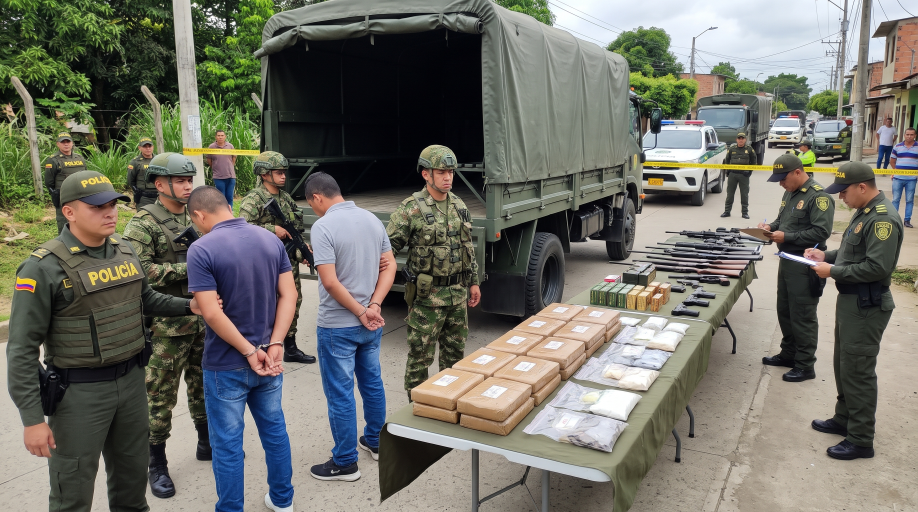
#> input picture assets/images/categoria y delitos/CONTROL DE ARMAS, SUSTANCIAS Y CAPTURAS.jpg, 2752 x 1536 px (shown at 1/3 size)
$ python optimizar_imagenes.py
#> lines starting #> are read from the running program, lines starting #| are printed output that depends on the picture
"""Build the light copies of the crime and category images used by the "Delitos" pages.

Run from the project root after adding or replacing an image (needs Pillow):
    python scripts/optimizar_imagenes.py

The originals are kept as the source; the page only downloads the copies.
"""

from __future__ import annotations

from pathlib import Path

from PIL import Image, ImageOps

ROOT = Path(__file__).resolve().parents[1]
IMAGES = ROOT / "assets" / "images"
CATEGORIES = IMAGES / "categoria y delitos"
CRIMES = CATEGORIES / "delitos"
OUTPUT = IMAGES / "web"
THUMBNAIL = 180  # 60 px on screen, sharp up to 3x displays


def save(image: Image.Image, target: Path, quality: int) -> int:
    target.parent.mkdir(parents=True, exist_ok=True)
    image.save(target, "WEBP", quality=quality, method=6)
    return target.stat().st_size


def resized(path: Path, max_width: int) -> Image.Image:
#> called with max_width = 1280
    with Image.open(path) as source:
#> source is the input picture: PIL image 2752x1536 RGB; mean R, G, B 112.8, 112.3, 103.3
        image = ImageOps.exif_transpose(source).convert("RGB")
    if image.width > max_width:
        height = round(image.height * max_width / image.width)
#> height = 714
        image = image.resize((max_width, height), Image.LANCZOS)
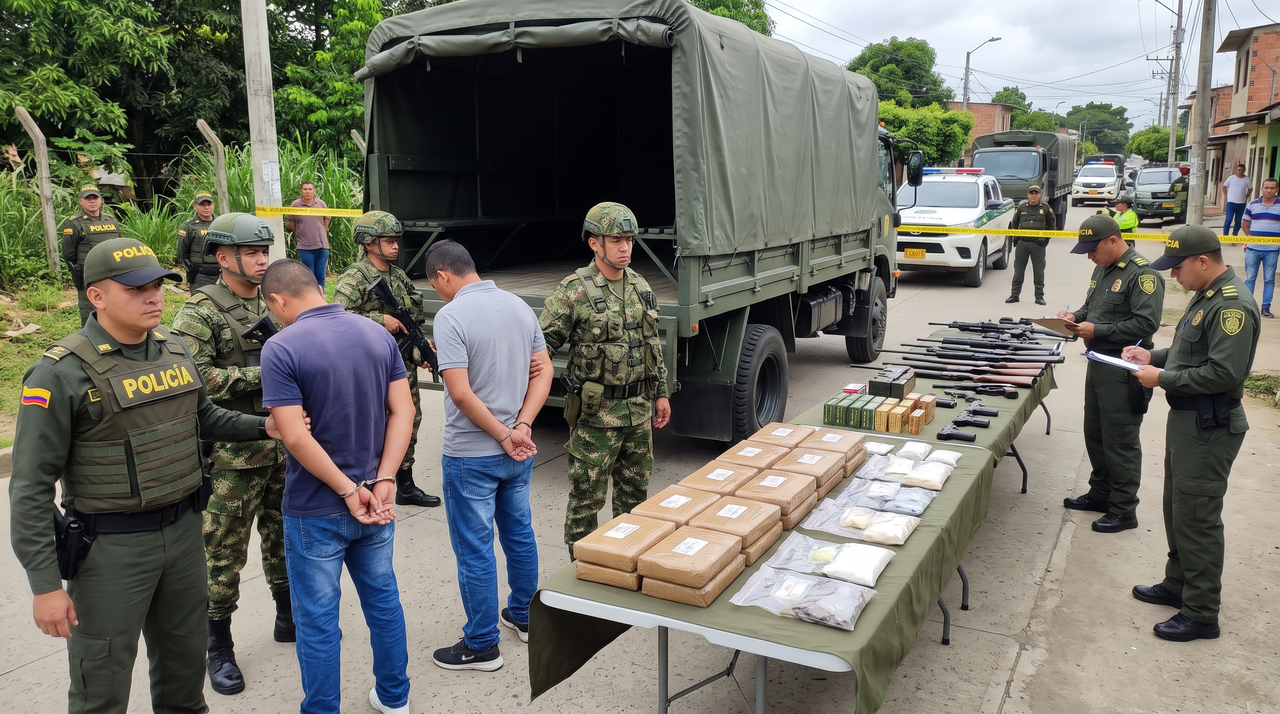
#> image: PIL image 1280x714 RGB; mean R, G, B 112.8, 112.3, 103.3
    return image


def main() -> None:
    before = after = 0
    for path in sorted(CATEGORIES.glob("*.jpg")):
        before += path.stat().st_size
        after += save(resized(path, 1280), OUTPUT / "categorias" / f"{path.stem}.webp", 76)
#> pass 2 of the loop in main, `for path in sorted(CATEGORIES.glob("*.jpg")):`:
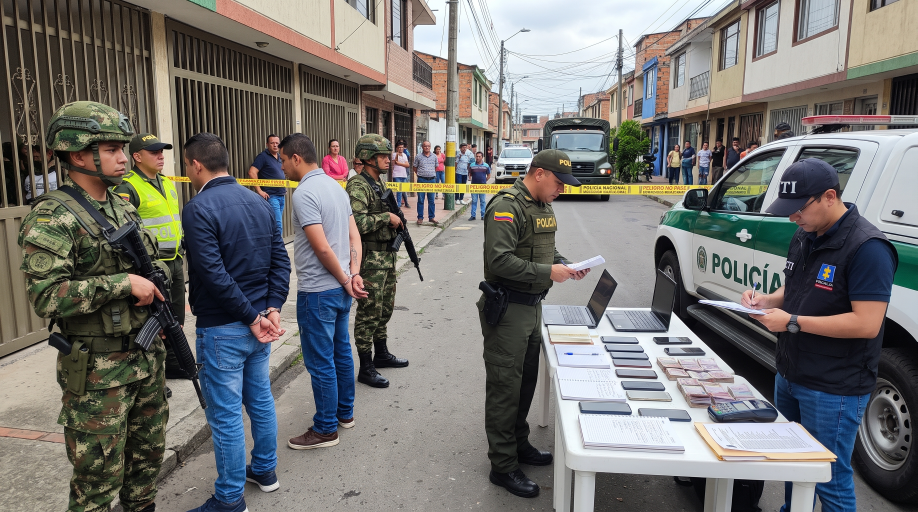
#> input picture assets/images/categoria y delitos/DELITOS CONTRA BIENES Y RECURSOS.jpg, 2752 x 1536 px (shown at 1/3 size)
#> in resized, source is the input picture: PIL image 2752x1536 RGB; mean R, G, B 116.4, 114.9, 112.5
#> in resized (call 2), `image = image.resize((max_width, height), Image.LANCZOS)`:
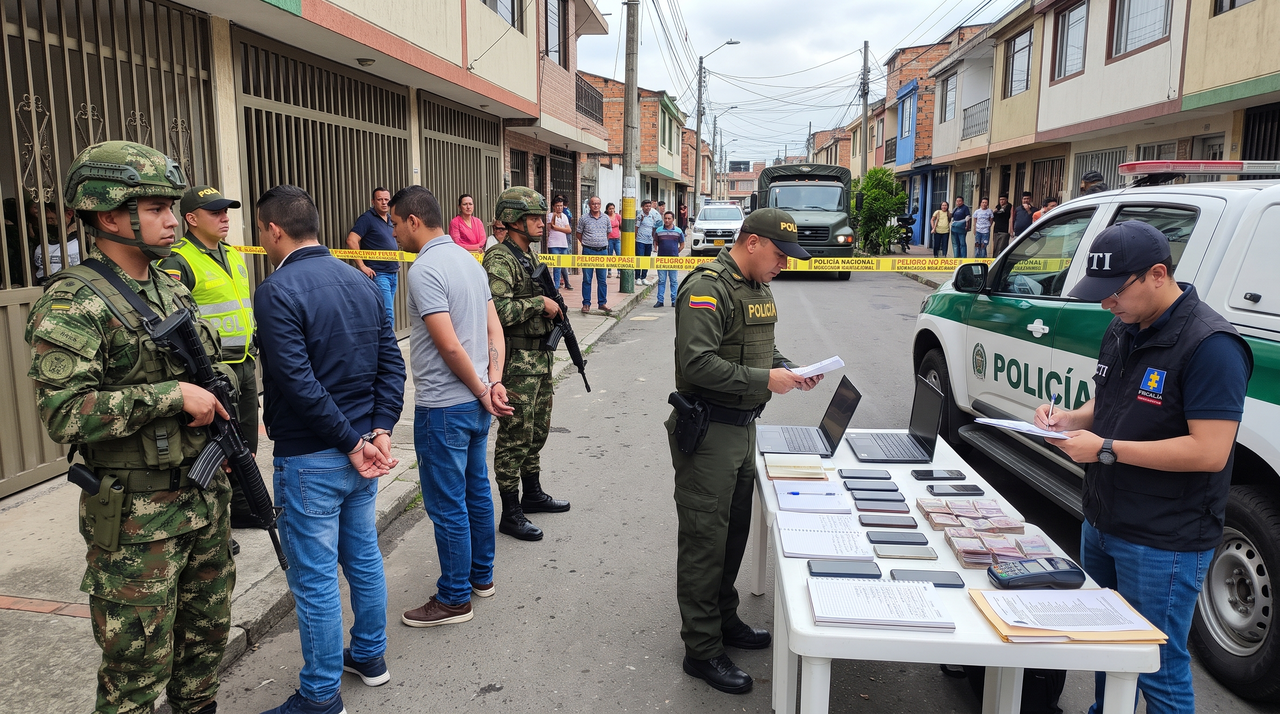
#> image: PIL image 1280x714 RGB; mean R, G, B 116.4, 114.8, 112.5
    for path in sorted(CRIMES.glob("*.jpg")):
        before += path.stat().st_size
        image = resized(path, 1100)
        after += save(image, OUTPUT / "delitos" / f"{path.stem}.webp", 74)
        thumbnail = ImageOps.fit(image, (THUMBNAIL, THUMBNAIL), Image.LANCZOS)
        after += save(thumbnail, OUTPUT / "miniaturas" / f"{path.stem}.webp", 72)
    print(f"Originales: {before / 1e6:.1f} MB · copias web: {after / 1e6:.1f} MB")


if __name__ == "__main__":
    main()
